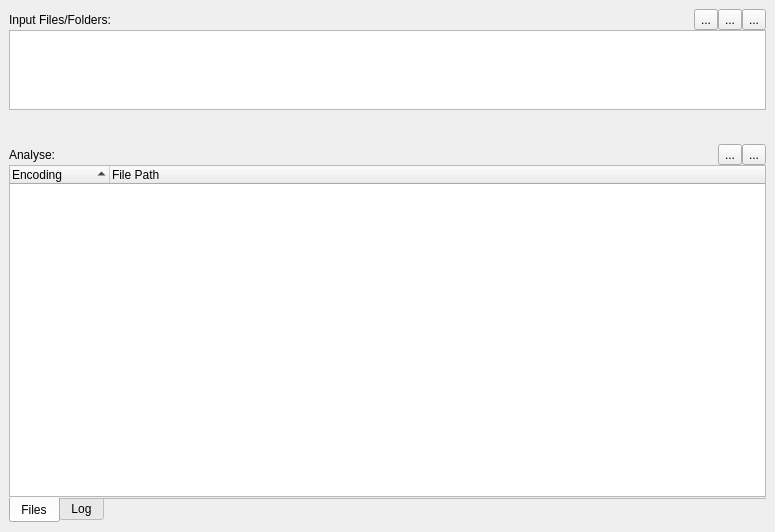
<?xml version="1.0" encoding="UTF-8"?>
<ui version="4.0">
 <class>CharsetToolMainWindow</class>
 <widget class="QMainWindow" name="CharsetToolMainWindow">
  <property name="geometry">
   <rect>
    <x>0</x>
    <y>0</y>
    <width>775</width>
    <height>532</height>
   </rect>
  </property>
  <property name="windowTitle">
   <string>Charset Tool</string>
  </property>
  <widget class="QWidget" name="centralwidget">
   <layout class="QVBoxLayout" name="verticalLayout_3">
    <property name="leftMargin">
     <number>0</number>
    </property>
    <property name="topMargin">
     <number>0</number>
    </property>
    <property name="rightMargin">
     <number>0</number>
    </property>
    <property name="bottomMargin">
     <number>0</number>
    </property>
    <item>
     <widget class="QWidget" name="inputWidget" native="true">
      <property name="sizePolicy">
       <sizepolicy hsizetype="Preferred" vsizetype="Preferred">
        <horstretch>0</horstretch>
        <verstretch>3</verstretch>
       </sizepolicy>
      </property>
      <layout class="QVBoxLayout" name="verticalLayout">
       <property name="spacing">
        <number>0</number>
       </property>
       <item>
        <layout class="QHBoxLayout" name="horizontalLayout">
         <item>
          <widget class="QLabel" name="label">
           <property name="text">
            <string>Input Files/Folders:</string>
           </property>
          </widget>
         </item>
         <item>
          <spacer name="horizontalSpacer">
           <property name="orientation">
            <enum>Qt::Horizontal</enum>
           </property>
           <property name="sizeHint" stdset="0">
            <size>
             <width>40</width>
             <height>20</height>
            </size>
           </property>
          </spacer>
         </item>
         <item>
          <widget class="QToolButton" name="addFilesBtn">
           <property name="toolTip">
            <string>Add Input Files</string>
           </property>
           <property name="text">
            <string>...</string>
           </property>
           <property name="icon">
            <iconset resource="../charset-tool.qrc">
             <normaloff>:/images/document-new.png</normaloff>:/images/document-new.png</iconset>
           </property>
           <property name="iconSize">
            <size>
             <width>24</width>
             <height>24</height>
            </size>
           </property>
          </widget>
         </item>
         <item>
          <widget class="QToolButton" name="addFolderBtn">
           <property name="toolTip">
            <string>Add Folder</string>
           </property>
           <property name="text">
            <string>...</string>
           </property>
           <property name="icon">
            <iconset resource="../charset-tool.qrc">
             <normaloff>:/images/folder-new.png</normaloff>:/images/folder-new.png</iconset>
           </property>
           <property name="iconSize">
            <size>
             <width>24</width>
             <height>24</height>
            </size>
           </property>
          </widget>
         </item>
         <item>
          <widget class="QToolButton" name="inputFilterBtn">
           <property name="toolTip">
            <string>Edit Filters</string>
           </property>
           <property name="text">
            <string>...</string>
           </property>
           <property name="icon">
            <iconset resource="../charset-tool.qrc">
             <normaloff>:/images/view-filter.png</normaloff>:/images/view-filter.png</iconset>
           </property>
           <property name="iconSize">
            <size>
             <width>24</width>
             <height>24</height>
            </size>
           </property>
          </widget>
         </item>
        </layout>
       </item>
       <item>
        <widget class="EditableListWidget" name="inputListWidget">
         <property name="iconSize">
          <size>
           <width>20</width>
           <height>20</height>
          </size>
         </property>
        </widget>
       </item>
      </layout>
     </widget>
    </item>
    <item>
     <spacer name="verticalSpacer">
      <property name="orientation">
       <enum>Qt::Vertical</enum>
      </property>
      <property name="sizeType">
       <enum>QSizePolicy::Fixed</enum>
      </property>
      <property name="sizeHint" stdset="0">
       <size>
        <width>5</width>
        <height>10</height>
       </size>
      </property>
     </spacer>
    </item>
    <item>
     <widget class="QWidget" name="analyseWidget" native="true">
      <property name="sizePolicy">
       <sizepolicy hsizetype="Preferred" vsizetype="Preferred">
        <horstretch>0</horstretch>
        <verstretch>10</verstretch>
       </sizepolicy>
      </property>
      <layout class="QVBoxLayout" name="verticalLayout_2">
       <property name="spacing">
        <number>0</number>
       </property>
       <item>
        <layout class="QHBoxLayout" name="horizontalLayout_2">
         <item>
          <widget class="QLabel" name="label_2">
           <property name="text">
            <string>Analyse:</string>
           </property>
          </widget>
         </item>
         <item>
          <spacer name="horizontalSpacer_2">
           <property name="orientation">
            <enum>Qt::Horizontal</enum>
           </property>
           <property name="sizeHint" stdset="0">
            <size>
             <width>40</width>
             <height>20</height>
            </size>
           </property>
          </spacer>
         </item>
         <item>
          <widget class="QToolButton" name="runAnalyseBtn">
           <property name="toolTip">
            <string>Run Analysis</string>
           </property>
           <property name="text">
            <string>...</string>
           </property>
           <property name="icon">
            <iconset resource="../charset-tool.qrc">
             <normaloff>:/images/document-edit-verify.png</normaloff>:/images/document-edit-verify.png</iconset>
           </property>
           <property name="iconSize">
            <size>
             <width>24</width>
             <height>24</height>
            </size>
           </property>
          </widget>
         </item>
         <item>
          <widget class="QToolButton" name="convertCharsetBtn">
           <property name="toolTip">
            <string>Convert Character Set of Selected Files</string>
           </property>
           <property name="text">
            <string>...</string>
           </property>
           <property name="icon">
            <iconset resource="../charset-tool.qrc">
             <normaloff>:/images/run-build-file.png</normaloff>:/images/run-build-file.png</iconset>
           </property>
           <property name="iconSize">
            <size>
             <width>24</width>
             <height>24</height>
            </size>
           </property>
          </widget>
         </item>
        </layout>
       </item>
       <item>
        <widget class="QTabWidget" name="tabWidget">
         <property name="tabPosition">
          <enum>QTabWidget::South</enum>
         </property>
         <property name="currentIndex">
          <number>0</number>
         </property>
         <property name="documentMode">
          <bool>true</bool>
         </property>
         <widget class="QWidget" name="pageFiles">
          <attribute name="title">
           <string>Files</string>
          </attribute>
          <layout class="QVBoxLayout" name="verticalLayout_4">
           <property name="leftMargin">
            <number>0</number>
           </property>
           <property name="topMargin">
            <number>0</number>
           </property>
           <property name="rightMargin">
            <number>0</number>
           </property>
           <property name="bottomMargin">
            <number>0</number>
           </property>
           <item>
            <widget class="QTreeWidget" name="analyseTreeWidget">
             <property name="selectionMode">
              <enum>QAbstractItemView::ExtendedSelection</enum>
             </property>
             <property name="rootIsDecorated">
              <bool>false</bool>
             </property>
             <property name="sortingEnabled">
              <bool>true</bool>
             </property>
             <property name="columnCount">
              <number>2</number>
             </property>
             <column>
              <property name="text">
               <string>Encoding</string>
              </property>
             </column>
             <column>
              <property name="text">
               <string>File Path</string>
              </property>
             </column>
            </widget>
           </item>
          </layout>
         </widget>
         <widget class="QWidget" name="pageLog">
          <attribute name="title">
           <string>Log</string>
          </attribute>
          <layout class="QVBoxLayout" name="verticalLayout_5">
           <property name="leftMargin">
            <number>0</number>
           </property>
           <property name="topMargin">
            <number>0</number>
           </property>
           <property name="rightMargin">
            <number>0</number>
           </property>
           <property name="bottomMargin">
            <number>0</number>
           </property>
           <item>
            <widget class="QPlainTextEdit" name="logTextEdit">
             <property name="undoRedoEnabled">
              <bool>false</bool>
             </property>
             <property name="readOnly">
              <bool>true</bool>
             </property>
            </widget>
           </item>
          </layout>
         </widget>
        </widget>
       </item>
      </layout>
     </widget>
    </item>
   </layout>
  </widget>
  <widget class="QMenuBar" name="menubar">
   <property name="geometry">
    <rect>
     <x>0</x>
     <y>0</y>
     <width>775</width>
     <height>20</height>
    </rect>
   </property>
  </widget>
 </widget>
 <customwidgets>
  <customwidget>
   <class>EditableListWidget</class>
   <extends>QListWidget</extends>
   <header>editable_list_widget.h</header>
  </customwidget>
 </customwidgets>
 <resources>
  <include location="../charset-tool.qrc"/>
 </resources>
 <connections/>
</ui>
